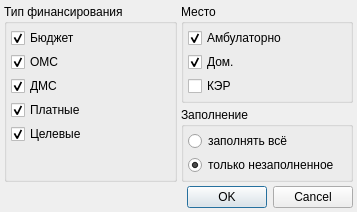
<?xml version="1.0" encoding="UTF-8"?>
<ui version="4.0">
 <class>CalcDialog</class>
 <widget class="QDialog" name="CalcDialog">
  <property name="geometry">
   <rect>
    <x>0</x>
    <y>0</y>
    <width>357</width>
    <height>203</height>
   </rect>
  </property>
  <property name="windowTitle">
   <string>Заполнение фактического количества посещений</string>
  </property>
  <layout class="QGridLayout" name="gridLayout_2">
   <property name="margin">
    <number>4</number>
   </property>
   <property name="spacing">
    <number>4</number>
   </property>
   <item row="0" column="0" rowspan="2">
    <widget class="QGroupBox" name="groupBox">
     <property name="title">
      <string>Тип финансирования</string>
     </property>
     <layout class="QVBoxLayout" name="verticalLayout_2">
      <property name="spacing">
       <number>4</number>
      </property>
      <property name="margin">
       <number>4</number>
      </property>
      <item>
       <widget class="QCheckBox" name="chkBudget">
        <property name="text">
         <string>Бюджет</string>
        </property>
        <property name="checked">
         <bool>true</bool>
        </property>
       </widget>
      </item>
      <item>
       <widget class="QCheckBox" name="chkCMI">
        <property name="text">
         <string>ОМС</string>
        </property>
        <property name="checked">
         <bool>true</bool>
        </property>
       </widget>
      </item>
      <item>
       <widget class="QCheckBox" name="chkVMI">
        <property name="text">
         <string>ДМС</string>
        </property>
        <property name="checked">
         <bool>true</bool>
        </property>
       </widget>
      </item>
      <item>
       <widget class="QCheckBox" name="chkCach">
        <property name="text">
         <string>Платные</string>
        </property>
        <property name="checked">
         <bool>true</bool>
        </property>
       </widget>
      </item>
      <item>
       <widget class="QCheckBox" name="chkTargeted">
        <property name="text">
         <string>Целевые</string>
        </property>
        <property name="checked">
         <bool>true</bool>
        </property>
       </widget>
      </item>
      <item>
       <spacer name="verticalSpacer">
        <property name="orientation">
         <enum>Qt::Vertical</enum>
        </property>
        <property name="sizeHint" stdset="0">
         <size>
          <width>20</width>
          <height>40</height>
         </size>
        </property>
       </spacer>
      </item>
     </layout>
    </widget>
   </item>
   <item row="0" column="1">
    <widget class="QGroupBox" name="groupBox_2">
     <property name="title">
      <string>Место</string>
     </property>
     <layout class="QVBoxLayout" name="verticalLayout">
      <property name="spacing">
       <number>4</number>
      </property>
      <property name="margin">
       <number>4</number>
      </property>
      <item>
       <widget class="QCheckBox" name="chkAmbulance">
        <property name="text">
         <string>Амбулаторно</string>
        </property>
        <property name="checked">
         <bool>true</bool>
        </property>
       </widget>
      </item>
      <item>
       <widget class="QCheckBox" name="chkHome">
        <property name="text">
         <string>Дом.</string>
        </property>
        <property name="checked">
         <bool>true</bool>
        </property>
       </widget>
      </item>
      <item>
       <widget class="QCheckBox" name="chkExp">
        <property name="text">
         <string>КЭР</string>
        </property>
       </widget>
      </item>
     </layout>
    </widget>
   </item>
   <item row="1" column="1">
    <widget class="QGroupBox" name="groupBox_3">
     <property name="title">
      <string>Заполнение</string>
     </property>
     <layout class="QVBoxLayout" name="verticalLayout_3">
      <property name="spacing">
       <number>4</number>
      </property>
      <property name="margin">
       <number>4</number>
      </property>
      <item>
       <widget class="QRadioButton" name="rbFillAll">
        <property name="text">
         <string>заполнять всё</string>
        </property>
       </widget>
      </item>
      <item>
       <widget class="QRadioButton" name="rbFillNew">
        <property name="text">
         <string>только незаполненное</string>
        </property>
        <property name="checked">
         <bool>true</bool>
        </property>
       </widget>
      </item>
     </layout>
    </widget>
   </item>
   <item row="3" column="0" colspan="2">
    <widget class="QDialogButtonBox" name="buttonBox">
     <property name="orientation">
      <enum>Qt::Horizontal</enum>
     </property>
     <property name="standardButtons">
      <set>QDialogButtonBox::Cancel|QDialogButtonBox::Ok</set>
     </property>
    </widget>
   </item>
   <item row="2" column="0">
    <spacer name="verticalSpacer_2">
     <property name="orientation">
      <enum>Qt::Vertical</enum>
     </property>
     <property name="sizeHint" stdset="0">
      <size>
       <width>20</width>
       <height>40</height>
      </size>
     </property>
    </spacer>
   </item>
  </layout>
 </widget>
 <tabstops>
  <tabstop>chkBudget</tabstop>
  <tabstop>chkCMI</tabstop>
  <tabstop>chkVMI</tabstop>
  <tabstop>chkCach</tabstop>
  <tabstop>chkTargeted</tabstop>
  <tabstop>chkAmbulance</tabstop>
  <tabstop>chkHome</tabstop>
  <tabstop>chkExp</tabstop>
  <tabstop>rbFillAll</tabstop>
  <tabstop>rbFillNew</tabstop>
  <tabstop>buttonBox</tabstop>
 </tabstops>
 <resources/>
 <connections>
  <connection>
   <sender>buttonBox</sender>
   <signal>accepted()</signal>
   <receiver>CalcDialog</receiver>
   <slot>accept()</slot>
   <hints>
    <hint type="sourcelabel">
     <x>252</x>
     <y>200</y>
    </hint>
    <hint type="destinationlabel">
     <x>157</x>
     <y>274</y>
    </hint>
   </hints>
  </connection>
  <connection>
   <sender>buttonBox</sender>
   <signal>rejected()</signal>
   <receiver>CalcDialog</receiver>
   <slot>reject()</slot>
   <hints>
    <hint type="sourcelabel">
     <x>320</x>
     <y>200</y>
    </hint>
    <hint type="destinationlabel">
     <x>286</x>
     <y>274</y>
    </hint>
   </hints>
  </connection>
 </connections>
</ui>
